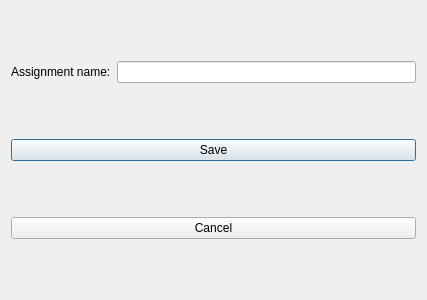
<?xml version="1.0" encoding="UTF-8"?>
<ui version="4.0">
 <class>EnterAssignmentNameDialog</class>
 <widget class="QDialog" name="EnterAssignmentNameDialog">
  <property name="geometry">
   <rect>
    <x>0</x>
    <y>0</y>
    <width>427</width>
    <height>300</height>
   </rect>
  </property>
  <property name="windowTitle">
   <string>Dialog</string>
  </property>
  <layout class="QVBoxLayout" name="verticalLayout">
   <item>
    <layout class="QHBoxLayout" name="horizontalLayout">
     <item>
      <widget class="QLabel" name="label">
       <property name="text">
        <string>Assignment name:</string>
       </property>
      </widget>
     </item>
     <item>
      <widget class="QLineEdit" name="lineEdit">
       <property name="text">
        <string/>
       </property>
      </widget>
     </item>
    </layout>
   </item>
   <item>
    <widget class="QPushButton" name="pushButton_Save">
     <property name="text">
      <string>Save</string>
     </property>
    </widget>
   </item>
   <item>
    <widget class="QPushButton" name="pushButton_Cancel">
     <property name="text">
      <string>Cancel</string>
     </property>
    </widget>
   </item>
  </layout>
 </widget>
 <resources/>
 <connections/>
</ui>
